Frame 1 (no input): blank canvas, image omitted
Frame 60 (the mouse pressed at the canvas centre just before this capture): blank canvas, image omitted
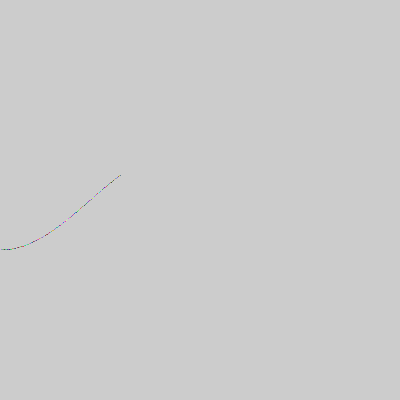
Frame 120 (the mouse held since frame 60 and released just before this capture)

The Processing sketch whose frames 1 and 60 were blank and that drew this single picture after the mouse press (run headless with seeded random() and noise(); from frame 60 on, the mouse is pressed at the canvas centre):

// Processing sketch: processing_55316
// ── processing_55316.pde


int angle;
int posX;
int posBaseY;



void setup() {
  angle = 0 ;
  posX = 0 ;
  posBaseY = 200 ;
  size(400,400);
  
  smooth();
  
}

void draw(){
  if( angle >= 360 ) { 
    angle=0; 
  }else{ 
    angle = angle+1; 
  }
  if( posX >= width ) { 
    posX=0; 
  }else{ 
    posX = posX +1; 
  }
  stroke( random(255), random(255), random(255) );
  point( posX , posBaseY + (cos( ( angle * PI ) / 180 ) ) *50 );
}
